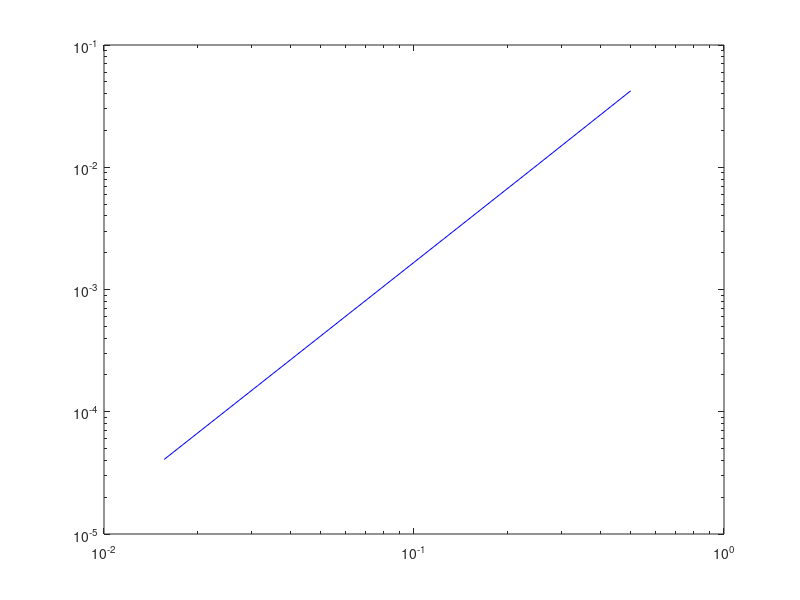

Reproduce this figure in MATLAB.
%Question 1, Lab 1.   Ronney Aovida
%convergenece study for question 1
h=[1/2, 1/4, 1/8, 1/16, 1/32,1/64];

f0=@(h) exp(-h)* (-h/(2*h^2)) + exp(h)* h/(2*h^2);

var=zeros(length(h),1);

for i=1:length(h)
var(i)=abs(f0(h(i))-1);
disp (abs(f0(h(i))-1));


end

loglog(h,var,'b');

